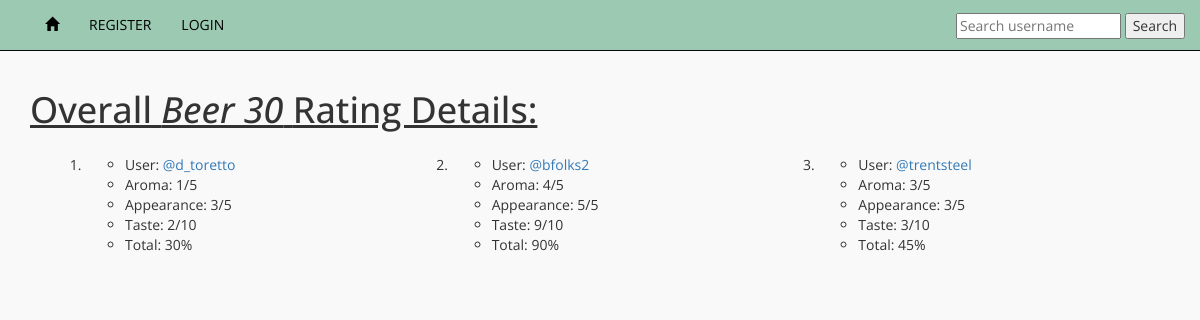
The page /mybeerapp/ratedetails/beer-30/ on the database its author committed.
### mybeerapp/models.py (models this page shows, shortened)
class Beer(models.Model):
    user=models.ForeignKey(User, related_name='beers', default=1)
    name=models.CharField(max_length=256)
    slug=models.SlugField(allow_unicode=True, default='')
    calories=models.PositiveIntegerField()
    abv=models.DecimalField(max_digits=3, decimal_places=1, error_messages=
    {'max_whole_digits': 'Number must be from 0.0 - 99.9, one decimal place max',
    'max_decimal_places': 'Number must be from 0.0 - 99.9, one decimal place max',
    'max_digits': 'Number must be from 0.0 - 99.9, one decimal place max',
    'max_value': 'Number must be from 0.0 - 99.9, one decimal place max',
    'min_value': 'Number must be from 0.0 - 99.9, one decimal place max',
    })
    style=models.CharField(default="It's a beer", max_length=256)
    location=models.CharField(max_length=256)
    created_at = models.DateTimeField(default=timezone.now)
    glass=models.ForeignKey(Glass, related_name='beers', default=1)
    def _get_total_average(self):
        count=self.ratings.count()
        total=0
        for rating in self.ratings.all():
            total=total+rating.average
        if count==0:
            count=1
        return round((total/count),2)
    total_average = property(_get_total_average)
    def _get_slug_name(self):
        return slugify(self.name)
    slug_name = property(_get_slug_name)
    class Meta:
        ordering = ["name"]

class Rating(models.Model):
    five_choices=(
        (1,'1/5'),
        (2,'2/5'),
        (3,'3/5'),
        (4,'4/5'),
        (5,'5/5'),
    )
    ten_choices=(
        (1,'1/10'),
        (2,'2/10'),
        (3,'3/10'),
        (4,'4/10'),
        (5,'5/10'),
        (6,'6/10'),
        (7,'7/10'),
        (8,'8/10'),
        (9,'9/10'),
        (10,'10/10'),
    )
    user=models.ForeignKey(User, related_name='user_ratings', default=1)
    beer=models.ForeignKey(Beer, related_name='ratings')
    aroma=models.PositiveIntegerField(choices=five_choices)
    appearance=models.PositiveIntegerField(choices=five_choices)
    taste=models.PositiveIntegerField(choices=ten_choices) #taste is weighted
    def _get_average(self):
        return round(((self.aroma + self.appearance + self.taste)/20)*100)
    average = property(_get_average)

### mybeerapp/views.py (the view)
# urls.py: url(r'^ratedetails/(?P<slug>[-\w]+)/$', views.rating_details, name='rating_details'),
def rating_details(request, slug):
    beer = get_object_or_404(Beer, slug=slug)
    return render(request, 'mybeerapp/ratingdetails.html',{'beer':beer})

### mybeerapp/templates/mybeerapp/ratingdetails.html
{% extends 'base.html' %}
{% block content %}
  <div class="beer_css">
    <h1><u>Overall <em>{{beer.name}}</em> Rating Details:</u></h1>
    <ol>
      {% for rating in beer.ratings.all %}
        <div class="col-md-4 col-xs-6 ratingdet">
          <li>
            <ul>
              <li>User: <a href="{% url 'mybeerapp:user_beerlist' username=rating.user.username %}">@{{rating.user}}</a></li>
              <li>Aroma: {{rating.aroma}}/5</li>
              <li>Appearance: {{rating.appearance}}/5</li>
              <li>Taste: {{rating.taste}}/10</li>
              <li>Total: {{rating.average}}%</li>
            </ul>
          </li>
        </div>
      {% endfor %}
    </ol>
  </div>
{% endblock %}

### static/BeerAPI/css/master1.css (style rules this page uses)
body { background-color: #f9f9f9; padding-top: 30px; padding-bottom: 30px; font-family: 'Open Sans',sans-serif; }
.ratingdet { padding-top: 15px; }
.beer_css { padding-top: 40px; }

### rows shown on the page
Beer: name "Beer 30"
Rating: user "d_toretto", aroma "1", appearance "3", taste "2", average "30"
Rating: user "bfolks2", aroma "4", appearance "5", taste "9", average "90"
Rating: user "trentsteel", aroma "3", appearance "3", taste "3", average "45"
